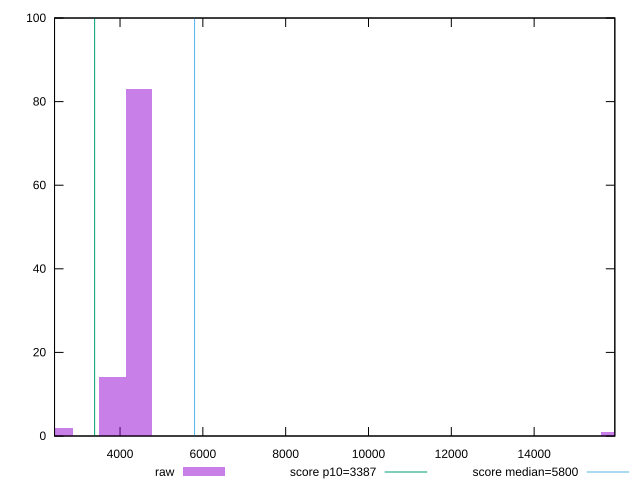

The script that saved this image:
reset

$raw <<EOF
15924.109182348622 1
4458.750571057614 83
3821.786203763669 14
2547.8574691757794 2
EOF

set key outside below
set boxwidth 636.9643672939449
set xrange [2418.401:15948.315183975217]
set yrange [0:100]
set trange [0:100]
set style fill transparent solid 0.5 noborder

set parametric
set terminal svg size 640, 490 enhanced background rgb 'white'
set output "reports/report_00033_2021-03-01T14-23-16.841Z/speed-index/samples/astro-inner-cached/raw/histogram.svg"

plot $raw title "raw" with boxes, \
     3387,t title "score p10=3387", \
     5800,t title "score median=5800"

reset
